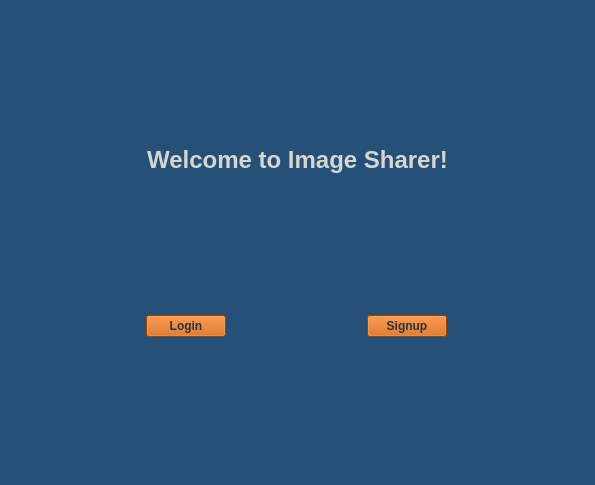
<?xml version="1.0" encoding="UTF-8"?>
<ui version="4.0">
 <class>MainWindow</class>
 <widget class="QMainWindow" name="MainWindow">
  <property name="geometry">
   <rect>
    <x>0</x>
    <y>0</y>
    <width>595</width>
    <height>485</height>
   </rect>
  </property>
  <property name="sizePolicy">
   <sizepolicy hsizetype="MinimumExpanding" vsizetype="Preferred">
    <horstretch>0</horstretch>
    <verstretch>0</verstretch>
   </sizepolicy>
  </property>
  <property name="windowTitle">
   <string>Welcome</string>
  </property>
  <widget class="QWidget" name="centralWidget">
   <property name="styleSheet">
    <string notr="true">background-color: rgb(39, 80, 121);</string>
   </property>
   <layout class="QVBoxLayout" name="verticalLayout_2">
    <item>
     <widget class="QLabel" name="label">
      <property name="sizePolicy">
       <sizepolicy hsizetype="Preferred" vsizetype="Fixed">
        <horstretch>0</horstretch>
        <verstretch>0</verstretch>
       </sizepolicy>
      </property>
      <property name="styleSheet">
       <string notr="true">color: rgb(211, 215, 207);
</string>
      </property>
      <property name="text">
       <string>&lt;h1&gt;Welcome to Image Sharer!&lt;/h1&gt;</string>
      </property>
      <property name="alignment">
       <set>Qt::AlignCenter</set>
      </property>
     </widget>
    </item>
    <item>
     <layout class="QHBoxLayout" name="horizontalLayout">
      <item>
       <widget class="QPushButton" name="loginButton">
        <property name="sizePolicy">
         <sizepolicy hsizetype="Fixed" vsizetype="Fixed">
          <horstretch>0</horstretch>
          <verstretch>0</verstretch>
         </sizepolicy>
        </property>
        <property name="font">
         <font>
          <weight>75</weight>
          <italic>false</italic>
          <bold>true</bold>
         </font>
        </property>
        <property name="cursor">
         <cursorShape>PointingHandCursor</cursorShape>
        </property>
        <property name="styleSheet">
         <string notr="true">background-color: rgb(206, 92, 0);
color: rgb(46, 52, 54);</string>
        </property>
        <property name="text">
         <string>Login</string>
        </property>
       </widget>
      </item>
      <item>
       <widget class="QPushButton" name="signupButton">
        <property name="sizePolicy">
         <sizepolicy hsizetype="Fixed" vsizetype="Fixed">
          <horstretch>0</horstretch>
          <verstretch>0</verstretch>
         </sizepolicy>
        </property>
        <property name="font">
         <font>
          <weight>75</weight>
          <bold>true</bold>
         </font>
        </property>
        <property name="cursor">
         <cursorShape>PointingHandCursor</cursorShape>
        </property>
        <property name="styleSheet">
         <string notr="true">background-color: rgb(206, 92, 0);
color: rgb(46, 52, 54);</string>
        </property>
        <property name="text">
         <string>Signup</string>
        </property>
       </widget>
      </item>
     </layout>
    </item>
   </layout>
  </widget>
 </widget>
 <layoutdefault spacing="6" margin="11"/>
 <resources/>
 <connections/>
</ui>
